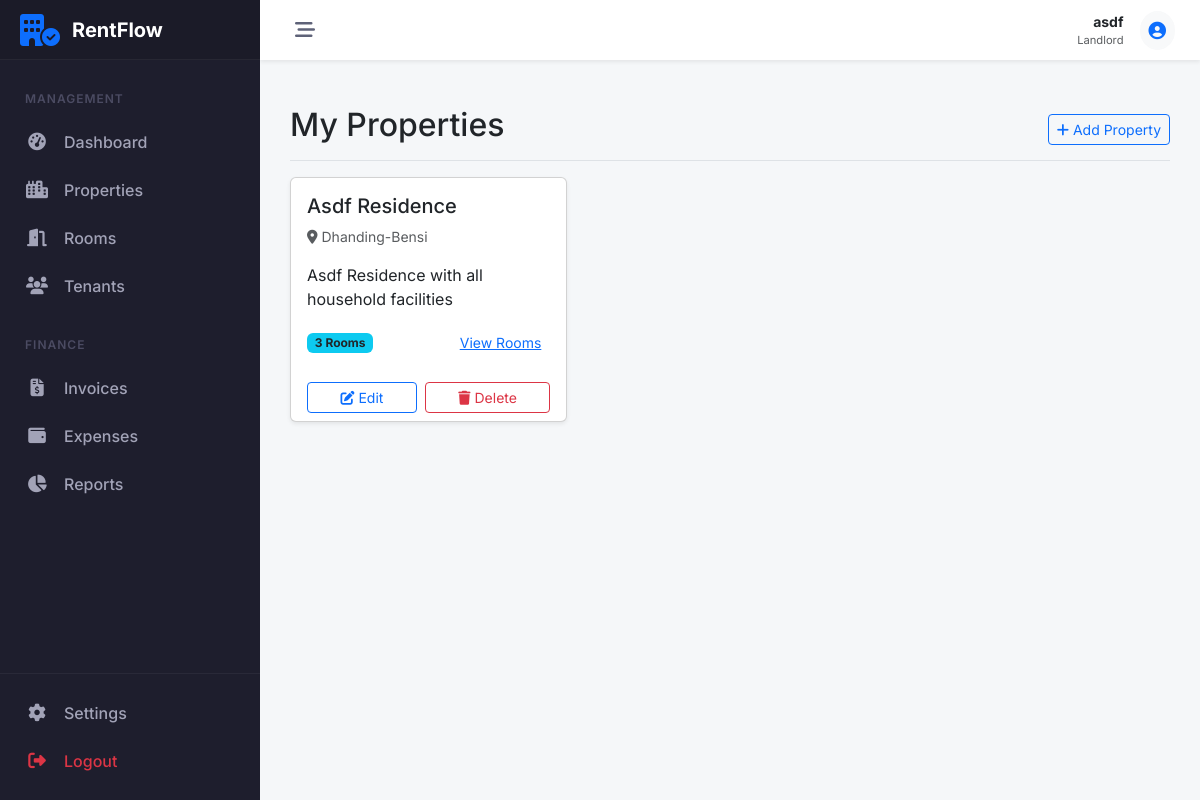
The app's page /properties/ (signed in) with its own data.
### accounts/models.py (models this page shows, shortened)
class Profile(models.Model):
    ROLE_CHOICES = (
        ('LANDLORD', 'Landlord'),
        ('TENANT', 'Tenant'),
    )
    user = models.OneToOneField(User, on_delete=models.CASCADE, related_name='profile')
    role = models.CharField(max_length=10, choices=ROLE_CHOICES, default='TENANT', db_index=True)
    phone = models.CharField(max_length=15, blank=True)
    address = models.TextField(blank=True)
    needs_password_change = models.BooleanField(default=False)
    created_at = models.DateTimeField(auto_now_add=True)
    updated_at = models.DateTimeField(auto_now=True)

### properties/models.py (models this page shows, shortened)
class Property(models.Model):
    landlord = models.ForeignKey(User, on_delete=models.CASCADE, related_name='properties')
    name = models.CharField(max_length=100)
    address = models.TextField()
    description = models.TextField(blank=True)
    created_at = models.DateTimeField(auto_now_add=True)
    class Meta:
        verbose_name_plural = "Properties"

### properties/views.py (the view)
# urls.py: path('', PropertyListView.as_view(), name='property_list'),
class PropertyListView(LandlordRequiredMixin, ListView):
    model = Property
    template_name = 'properties/property_list.html'
    context_object_name = 'properties'
    def get_queryset(self):
        return Property.objects.filter(landlord=self.request.user)

### core/mixins.py (called while the page is built)
    def test_func(self):
        user = self.request.user
        return user.is_authenticated and hasattr(user, 'profile') and user.profile.role == 'LANDLORD'

### properties/templates/properties/property_list.html (shortened to what this page needs)
{% extends 'core/base.html' %}
{% block content %}
<div class="d-flex justify-content-between flex-wrap flex-md-nowrap align-items-center pt-3 pb-2 mb-3 border-bottom">
    <h1 class="h2">My Properties</h1>
    <div class="btn-toolbar mb-2 mb-md-0">
        <a href="{% url 'properties:property_add' %}" class="btn btn-sm btn-outline-primary"><i
                class="fa-solid fa-plus me-1"></i>Add Property</a>
    </div>
</div>
<div class="row row-cols-1 row-cols-md-3 g-4">
    {% for property in properties %}
    <div class="col">
        <div class="card h-100 shadow-sm">
            <div class="card-body">
                <h5 class="card-title">{{ property.name }}</h5>
                <p class="card-text text-muted small"><i class="fa-solid fa-location-dot me-1"></i>{{ property.address  }}
                </p>
                <p class="card-text">{{ property.description|truncatewords:20 }}</p>
                <div class="d-flex justify-content-between align-items-center">
                    <span class="badge bg-info text-dark">{{ property.rooms.count }} Rooms</span>
                    <a href="{% url 'properties:room_list' %}?property={{ property.id }}"
                        class="btn btn-sm btn-link">View Rooms</a>
                </div>
            </div>
            <div class="card-footer bg-transparent border-top-0">
                <div class="d-flex gap-2">
                    <a href="{% url 'properties:property_edit' property.pk %}"
                        class="btn btn-sm btn-outline-primary flex-fill">
                        <i class="fa-solid fa-pen-to-square me-1"></i>Edit
                    </a>
                    <a href="{% url 'properties:property_delete' property.pk %}"
                        class="btn btn-sm btn-outline-danger flex-fill">
                        <i class="fa-solid fa-trash me-1"></i>Delete
                    </a>
                </div>
            </div>
        </div>
    </div>
    {% empty %}
    <div class="col-12">
        <div class="alert alert-warning">No properties found. <a href="#">Create your first property!</a></div>
    </div>
    {% endfor %}
</div>
{% endblock %}

### core/templates/core/base.html (shortened to what this page needs)
<!DOCTYPE html>
<html lang="en">
<head>
    <link href="https://cdn.jsdelivr.net/npm/bootstrap@5.3.0/dist/css/bootstrap.min.css" rel="stylesheet">
    <link rel="stylesheet" href="https://cdnjs.cloudflare.com/ajax/libs/font-awesome/6.5.1/css/all.min.css">
</head>
<body>
    {% if user.is_authenticated %}
    <aside id="sidebar">
        <div class="sidebar-logo">
            <i class="fa-solid fa-building-circle-check fa-2x text-primary"></i>
            <span class="logo-text">RentFlow</span>
        </div>
        <div class="sidebar-nav">
            {% if user.profile.role == 'LANDLORD' %}
            <div class="nav-header">Management</div>
            <a href="{% url 'dashboard:landlord_dash' %}"
                class="nav-link-custom {% if 'dashboard' in request.resolver_match.view_name %}active{% endif %}">
                <i class="fa-solid fa-gauge-high"></i>
                <span>Dashboard</span>
            </a>
            <div class="nav-item">
                <a class="nav-link-custom" data-bs-toggle="collapse" href="#collapse-properties" role="button"
                    aria-expanded="false" aria-controls="collapse-properties">
                    <i class="fa-solid fa-city"></i>
                    <span>Properties</span>
                </a>
            </div>
            <div class="nav-item">
                <a class="nav-link-custom" data-bs-toggle="collapse" href="#collapse-rooms" role="button"
                    aria-expanded="false" aria-controls="collapse-rooms">
                    <i class="fa-solid fa-door-open"></i>
                    <span>Rooms</span>
                </a>
            </div>
            <div class="nav-item">
                <a class="nav-link-custom" data-bs-toggle="collapse" href="#collapse-tenants" role="button"
                    aria-expanded="false" aria-controls="collapse-tenants">
                    <i class="fa-solid fa-users"></i>
                    <span>Tenants</span>
                </a>
            </div>
            <div class="nav-header mt-3">Finance</div>
            <div class="nav-item">
                <a class="nav-link-custom" data-bs-toggle="collapse" href="#collapse-invoices" role="button"
                    aria-expanded="false" aria-controls="collapse-invoices">
                    <i class="fa-solid fa-file-invoice-dollar"></i>
                    <span>Invoices</span>
                </a>
            </div>
            <div class="nav-item">
                <a class="nav-link-custom" data-bs-toggle="collapse" href="#collapse-expenses" role="button"
                    aria-expanded="false" aria-controls="collapse-expenses">
                    <i class="fa-solid fa-wallet"></i>
                    <span>Expenses</span>
                </a>
            </div>
            <a href="{% url 'payments:financial_report' %}"
                class="nav-link-custom {% if 'report' in request.resolver_match.view_name %}active{% endif %}">
                <i class="fa-solid fa-chart-pie"></i>
                <span>Reports</span>
            </a>
            {% endif %}
        </div>
        <div class="sidebar-footer">
            <a href="#" class="nav-link-custom">
                <i class="fa-solid fa-gear"></i>
                <span>Settings</span>
            </a>
            <a href="javascript:void(0)" onclick="document.getElementById('logout-form').submit()"
                class="nav-link-custom text-danger">
                <i class="fa-solid fa-right-from-bracket"></i>
                <span>Logout</span>
            </a>
        </div>
    </aside>
    <div id="main-wrapper">
        <header id="topbar">
            <button class="toggle-btn" id="sidebar-toggle">
                <i class="fa-solid fa-bars-staggered"></i>
            </button>
            <div class="ms-auto d-flex align-items-center">
                <div class="me-3 d-none d-md-block text-end">
                    <div class="fw-bold small text-dark">{{ user.username }}</div>
                    <div class="text-muted small" style="font-size: 0.7rem;">{{ user.profile.get_role_display }}</div>
                </div>
                <div class="dropdown">
                    <a href="#" class="btn btn-light btn-sm rounded-circle p-2" data-bs-toggle="dropdown">
                    </a>
                </div>
            </div>
        </header>
        <main id="content-area">
            {% block content %}{% endblock %}
        </main>
    </div>
    {% endif %}
</body>
</html>

### core/templates/core/base.html (style rules this page uses)
:root { --sidebar-width: 260px; --sidebar-collapsed-width: 70px; --sidebar-bg: #1e1e2d; --sidebar-hover: #2b2b40; --sidebar-active: #3699ff; --topbar-height: 60px; --transition-speed: 0.3s; }
body { font-family: 'Inter', sans-serif; background-color: #f5f7f9; overflow-x: hidden; }
#sidebar { width: var(--sidebar-width); height: 100vh; position: fixed; left: 0; top: 0; background: var(--sidebar-bg); color: #a2a3b7; transition: all var(--transition-speed) ease-in-out; z-index: 1000; display: flex; flex-direction: column; }
.sidebar-logo { padding: 20px; height: var(--topbar-height); display: flex; align-items: center; border-bottom: 1px solid rgba(255, 255, 255, 0.05); background: rgba(0, 0, 0, 0.1); overflow: hidden; white-space: nowrap; }
.logo-text { font-weight: 700; font-size: 1.25rem; color: #fff; margin-left: 12px; transition: opacity var(--transition-speed); }
.sidebar-nav { padding: 20px 0; flex-grow: 1; overflow-y: auto; overflow-x: hidden; }
.nav-header { padding: 10px 25px; font-size: 0.75rem; text-transform: uppercase; font-weight: 600; letter-spacing: 1px; color: #4b4b62; }
.nav-link-custom { display: flex; align-items: center; padding: 12px 25px; color: #a2a3b7; text-decoration: none; transition: all 0.2s; white-space: nowrap; position: relative; }
.nav-link-custom i { width: 24px; font-size: 1.1rem; text-align: center; }
.nav-link-custom span { margin-left: 15px; font-weight: 500; transition: opacity var(--transition-speed); }
#main-wrapper { margin-left: var(--sidebar-width); min-height: 100vh; transition: all var(--transition-speed) ease-in-out; display: flex; flex-direction: column; }
#topbar { height: var(--topbar-height); background: #fff; box-shadow: 0 0.125rem 0.25rem rgba(0, 0, 0, 0.075); display: flex; align-items: center; padding: 0 25px; position: sticky; top: 0; z-index: 999; }
.toggle-btn { background: transparent; border: none; font-size: 1.25rem; color: #5e6278; cursor: pointer; padding: 5px 10px; border-radius: 4px; }
#content-area { padding: 30px; flex-grow: 1; }
.sidebar-footer { border-top: 1px solid rgba(255, 255, 255, 0.05); padding: 15px 0; }

### records on screen
Property: name "Asdf Residence", address "Dhanding-Bensi", description "Asdf Residence with all household facilities", rooms.count "3"

### other values on screen
{{ user.username }} "asdf"
{{ user.profile.get_role_display }} "Landlord"
